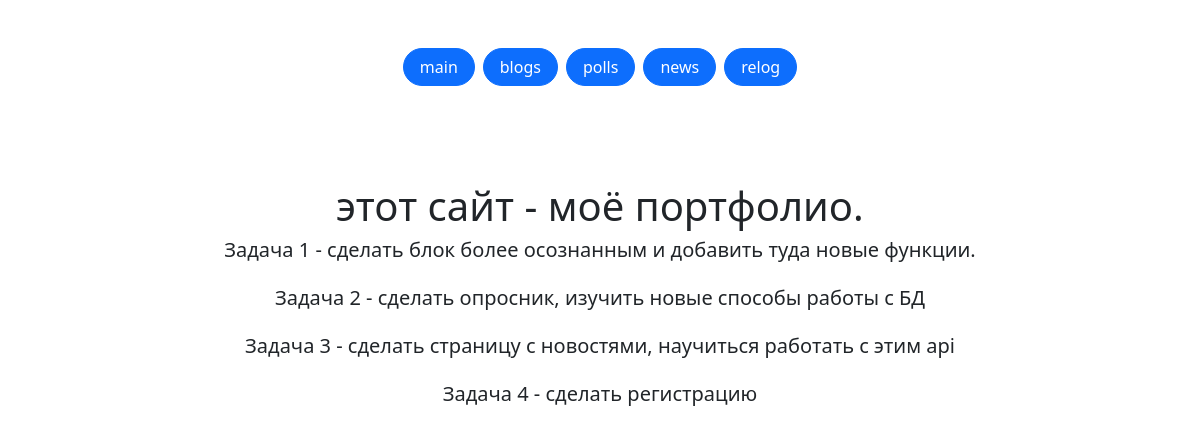
/main/, run on the app's committed database.
### menu/models.py (models this page shows, shortened)
class Menu(models.Model):
    title = models.CharField(max_length=100)
    order = models.IntegerField(default=0)

### menu/views.py (the view)
# urls.py: path('', views.main),
def main(request):
    menus = Menu.objects.all().order_by('order')
    return render(request, 'main.html',{'menus': menus})

### templates/main.html (shortened to what this page needs)
<!DOCTYPE html>
<html lang="en">
<head>
     <link rel="stylesheet" href="https://cdn.jsdelivr.net/npm/bootstrap@5.2.3/dist/css/bootstrap.min.css">
</head>
<body>
    <div>
    <div class="d-flex gap-2 justify-content-center py-5">
        {% for menu in menus %}
      <a href="/{{ menu.title }}/" class="btn btn-primary rounded-pill px-3">{{ menu.title }}</a>
        {% endfor %}
    </div>
     </div>
    <div class="py-5 text-center">
        <h1> этот сайт - моё портфолио.</h1>
        <h5>Задача 1 - сделать блок более осознанным и добавить туда новые функции.<br><br>
            Задача 2 - сделать опросник, изучить новые способы работы с БД<br><br>
            Задача 3 - сделать страницу с новостями, научиться работать с этим api<br><br>
            Задача 4 - сделать регистрацию
        </h5>
    </div>
</body>
</html>

### data on the page
Menu: title "main"
Menu: title "blogs"
Menu: title "polls"
Menu: title "news"
Menu: title "relog"
